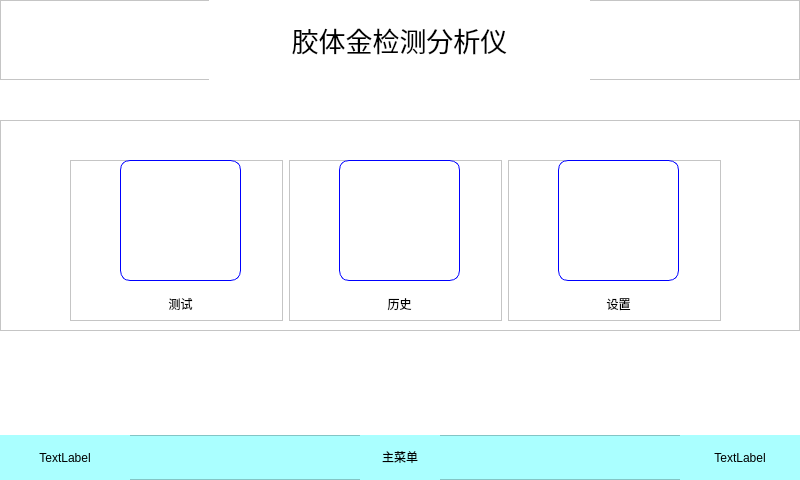
<?xml version="1.0" encoding="UTF-8"?>
<ui version="4.0">
 <class>Form</class>
 <widget class="QWidget" name="Form">
  <property name="geometry">
   <rect>
    <x>0</x>
    <y>0</y>
    <width>800</width>
    <height>480</height>
   </rect>
  </property>
  <property name="windowTitle">
   <string>Form</string>
  </property>
  <property name="styleSheet">
   <string notr="true">background-color:rgb(255, 255, 255)</string>
  </property>
  <widget class="QFrame" name="top">
   <property name="geometry">
    <rect>
     <x>0</x>
     <y>0</y>
     <width>800</width>
     <height>80</height>
    </rect>
   </property>
   <property name="frameShape">
    <enum>QFrame::StyledPanel</enum>
   </property>
   <property name="frameShadow">
    <enum>QFrame::Raised</enum>
   </property>
   <widget class="QLabel" name="label">
    <property name="geometry">
     <rect>
      <x>209</x>
      <y>0</y>
      <width>381</width>
      <height>80</height>
     </rect>
    </property>
    <property name="font">
     <font>
      <family>AcadEref</family>
      <pointsize>20</pointsize>
     </font>
    </property>
    <property name="text">
     <string>胶体金检测分析仪</string>
    </property>
    <property name="alignment">
     <set>Qt::AlignCenter</set>
    </property>
   </widget>
  </widget>
  <widget class="QFrame" name="center">
   <property name="geometry">
    <rect>
     <x>0</x>
     <y>120</y>
     <width>800</width>
     <height>211</height>
    </rect>
   </property>
   <property name="frameShape">
    <enum>QFrame::StyledPanel</enum>
   </property>
   <property name="frameShadow">
    <enum>QFrame::Raised</enum>
   </property>
   <widget class="QWidget" name="layoutWidget">
    <property name="geometry">
     <rect>
      <x>70</x>
      <y>40</y>
      <width>651</width>
      <height>161</height>
     </rect>
    </property>
    <layout class="QHBoxLayout" name="horizontalLayout_4">
     <item>
      <widget class="QFrame" name="test">
       <property name="layoutDirection">
        <enum>Qt::LeftToRight</enum>
       </property>
       <property name="frameShape">
        <enum>QFrame::StyledPanel</enum>
       </property>
       <property name="frameShadow">
        <enum>QFrame::Raised</enum>
       </property>
       <widget class="QLabel" name="label_3">
        <property name="geometry">
         <rect>
          <x>50</x>
          <y>133</y>
          <width>121</width>
          <height>22</height>
         </rect>
        </property>
        <property name="text">
         <string>测试</string>
        </property>
        <property name="alignment">
         <set>Qt::AlignCenter</set>
        </property>
       </widget>
       <widget class="QLabel" name="label_4">
        <property name="geometry">
         <rect>
          <x>50</x>
          <y>0</y>
          <width>121</width>
          <height>121</height>
         </rect>
        </property>
        <property name="styleSheet">
         <string notr="true">border-style: solid; border-width: 1px; border-radius: 10px; border-color: blue;</string>
        </property>
        <property name="text">
         <string/>
        </property>
        <property name="pixmap">
         <pixmap>test.png</pixmap>
        </property>
        <property name="alignment">
         <set>Qt::AlignCenter</set>
        </property>
       </widget>
      </widget>
     </item>
     <item>
      <widget class="QFrame" name="history">
       <property name="frameShape">
        <enum>QFrame::StyledPanel</enum>
       </property>
       <property name="frameShadow">
        <enum>QFrame::Raised</enum>
       </property>
       <widget class="QLabel" name="label_19">
        <property name="geometry">
         <rect>
          <x>50</x>
          <y>133</y>
          <width>121</width>
          <height>22</height>
         </rect>
        </property>
        <property name="text">
         <string>历史</string>
        </property>
        <property name="alignment">
         <set>Qt::AlignCenter</set>
        </property>
       </widget>
       <widget class="QLabel" name="label_20">
        <property name="geometry">
         <rect>
          <x>50</x>
          <y>0</y>
          <width>121</width>
          <height>121</height>
         </rect>
        </property>
        <property name="styleSheet">
         <string notr="true">border-style: solid; border-width: 1px; border-radius: 10px; border-color: blue;</string>
        </property>
        <property name="text">
         <string/>
        </property>
        <property name="pixmap">
         <pixmap>history.png</pixmap>
        </property>
        <property name="alignment">
         <set>Qt::AlignCenter</set>
        </property>
       </widget>
      </widget>
     </item>
     <item>
      <widget class="QFrame" name="setup">
       <property name="frameShape">
        <enum>QFrame::StyledPanel</enum>
       </property>
       <property name="frameShadow">
        <enum>QFrame::Raised</enum>
       </property>
       <widget class="QLabel" name="label_16">
        <property name="geometry">
         <rect>
          <x>50</x>
          <y>133</y>
          <width>121</width>
          <height>22</height>
         </rect>
        </property>
        <property name="text">
         <string>设置</string>
        </property>
        <property name="alignment">
         <set>Qt::AlignCenter</set>
        </property>
       </widget>
       <widget class="QLabel" name="label_17">
        <property name="geometry">
         <rect>
          <x>50</x>
          <y>0</y>
          <width>121</width>
          <height>121</height>
         </rect>
        </property>
        <property name="styleSheet">
         <string notr="true">border-style: solid; border-width: 1px; border-radius: 10px; border-color: blue;</string>
        </property>
        <property name="text">
         <string/>
        </property>
        <property name="pixmap">
         <pixmap>setup.png</pixmap>
        </property>
        <property name="alignment">
         <set>Qt::AlignCenter</set>
        </property>
       </widget>
      </widget>
     </item>
    </layout>
   </widget>
  </widget>
  <widget class="QFrame" name="under">
   <property name="geometry">
    <rect>
     <x>0</x>
     <y>435</y>
     <width>800</width>
     <height>45</height>
    </rect>
   </property>
   <property name="styleSheet">
    <string notr="true">background-color:rgb(170, 255, 255)</string>
   </property>
   <property name="frameShape">
    <enum>QFrame::StyledPanel</enum>
   </property>
   <property name="frameShadow">
    <enum>QFrame::Raised</enum>
   </property>
   <widget class="QLabel" name="label_13">
    <property name="geometry">
     <rect>
      <x>360</x>
      <y>0</y>
      <width>80</width>
      <height>45</height>
     </rect>
    </property>
    <property name="text">
     <string>主菜单</string>
    </property>
    <property name="alignment">
     <set>Qt::AlignCenter</set>
    </property>
    <property name="textInteractionFlags">
     <set>Qt::TextBrowserInteraction</set>
    </property>
   </widget>
   <widget class="QLabel" name="dateLabel">
    <property name="geometry">
     <rect>
      <x>0</x>
      <y>0</y>
      <width>130</width>
      <height>45</height>
     </rect>
    </property>
    <property name="text">
     <string>TextLabel</string>
    </property>
    <property name="alignment">
     <set>Qt::AlignCenter</set>
    </property>
   </widget>
   <widget class="QLabel" name="timeLabel">
    <property name="geometry">
     <rect>
      <x>680</x>
      <y>0</y>
      <width>120</width>
      <height>45</height>
     </rect>
    </property>
    <property name="text">
     <string>TextLabel</string>
    </property>
    <property name="alignment">
     <set>Qt::AlignCenter</set>
    </property>
   </widget>
  </widget>
 </widget>
 <resources>
  <include location="img.qrc"/>
 </resources>
 <connections/>
</ui>
